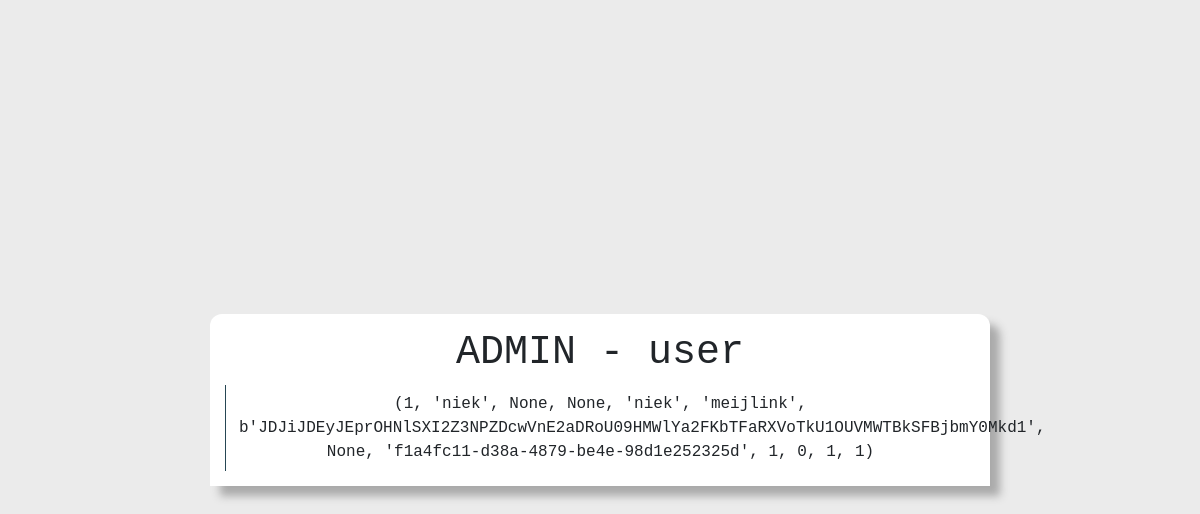
The app's page /admin/user/ (signed in), older data.
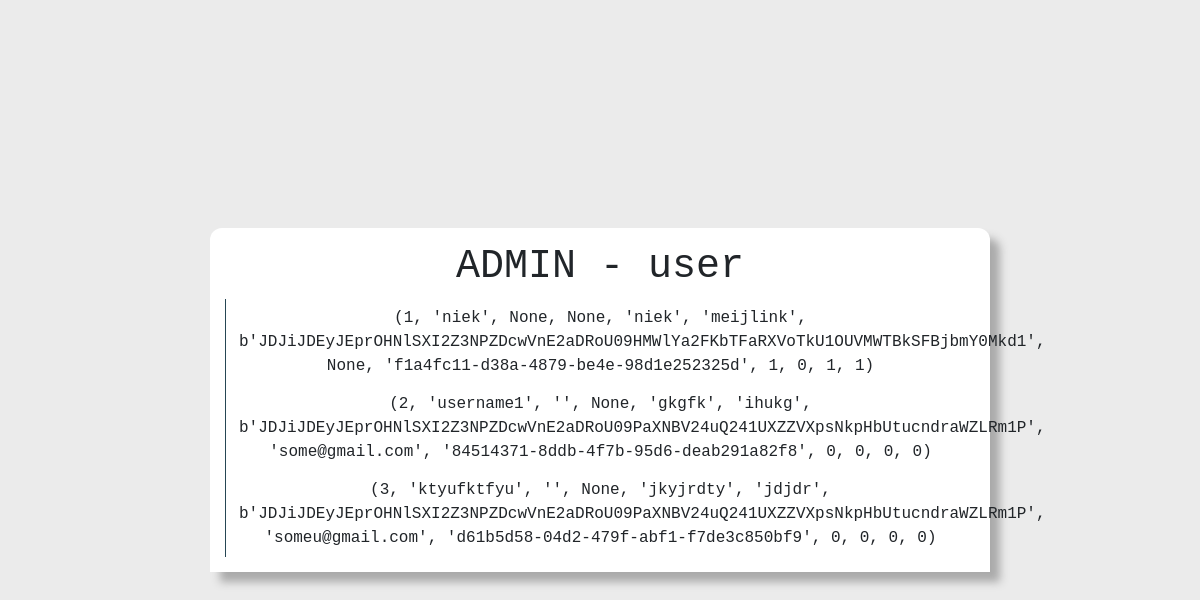
The same page, newer data.
### tables this page shows
CREATE TABLE user(
    id INTEGER PRIMARY KEY AUTOINCREMENT,
    
    name varchar(24) NOT NULL UNIQUE,
    pfp varchar(64),
    banner varchar(64),

    first_name varchar(24),
    last_name varchar(24),
    passwordHash BINARY(64) NOT NULL,
    email varchar(319) UNIQUE,
    
    token varchar(64) UNIQUE, -- Should have more stuff like age etc.

    isSeller BOOLEAN DEFAULT 0, --0 = False and 1 is True
    privacy BOOLEAN DEFAULT 0,
    isAdmin BOOLEAN DEFAULT 0,
    isMod BOOLEAN DEFAULT 0
);

### views.py (the view)
def adminSpecificView(specific):
    user = userhandle.isLoggedIn(session) # Check if the session data is valid
    if user == []: return redirect(url_for('logout'))
    if user[2] == 0: return redirect(url_for('home'))
    data = database.read(f'{specific}', '*')
    return render_template('adminView.html', data=data, table=specific)

### handles/databaseHandle.py (called while the page is built)
    def read(self, tables, rows, specification=''):
        self.cursor.execute(f'SELECT {rows} FROM {tables} {specification}')
        rows = self.cursor.fetchall()
        return rows #! Returns every row even if you should not be able to see it

### handles/incryptionHandle.py (called while the page is built)
def checkHash(check: str, hash: str):
    return bcrypt.checkpw(check.encode('utf-8'), base64.b64decode(hash))

### handles/userHandle.py (called while the page is built)
    def isLoggedIn(self, session):
        if 'token' not in session or 'id' not in session: return []
        token, id = session['token'], session['id']
        try:
            user = self.database.read(tables='user', rows='id, token, isAdmin, email', specification=f'WHERE id="{id}"')[0] # Get the user with the same id
        except IndexError: return []
        if not checkHash(user[1], token): return [] # Check if the token is valid #!Not sure if the [0] is needed
        return user

### templates/adminView.html (shortened to what this page needs)
<!DOCTYPE html>
<html lang="en-us">
    <head>
        <link rel="stylesheet" href="https://cdn.jsdelivr.net/npm/bootstrap@4.3.1/dist/css/bootstrap.min.css">
        <link rel="stylesheet" href="/static/css/admin.css">
    </head>
    <body>
        <div class="main">
            <h1>ADMIN - {{table}}</h1>
            <div class="tables">
                {% for i in data %}
                    <a class="btn custom-button" role="button">{{i}}</a>
                {% endfor %}
            </div>
        </div>
    </body>
</html>

### static/css/admin.css (style rules this page uses)
* { font-family: 'Courier New', monospace !important; }
body { height: 100%; background: #ebebeb; }
.main { padding: 15px; text-align: center; box-shadow: 10px 10px 8px #aaaaaa; border-radius: 12px 12px 0 0; width: 65%; height: auto; background: white; position: absolute; top: 50%; left: 50%; transform: translate(-50%, -50%); }
.tables { border-left: rgb(38, 70, 83) solid 1px; }
.custom-button { width: 100%; border: 0 0 0 0; transition: 0.4s linear; border-radius: 0 8px 8px 0; }

Row changes from the older to the newer data that the page shows:
added user: i "(2, 'username1', '', None, 'gkgfk', 'ihukg', b'JDJiJDEyJEprOHNlSXI2Z3NPZDcwVnE2aDRoU09PaXNBV24uQ241UXZZVXpsNkpHbUtucndraWZLRm1P', 'some@gmail.com', '84514371-8ddb-4f7b-95d6-deab291a82f8', 0, 0, 0, 0)"
added user: i "(3, 'ktyufktfyu', '', None, 'jkyjrdty', 'jdjdr', b'JDJiJDEyJEprOHNlSXI2Z3NPZDcwVnE2aDRoU09PaXNBV24uQ241UXZZVXpsNkpHbUtucndraWZLRm1P', 'someu@gmail.com', 'd61b5d58-04d2-479f-abf1-f7de3c850bf9', 0, 0, 0, 0)"
